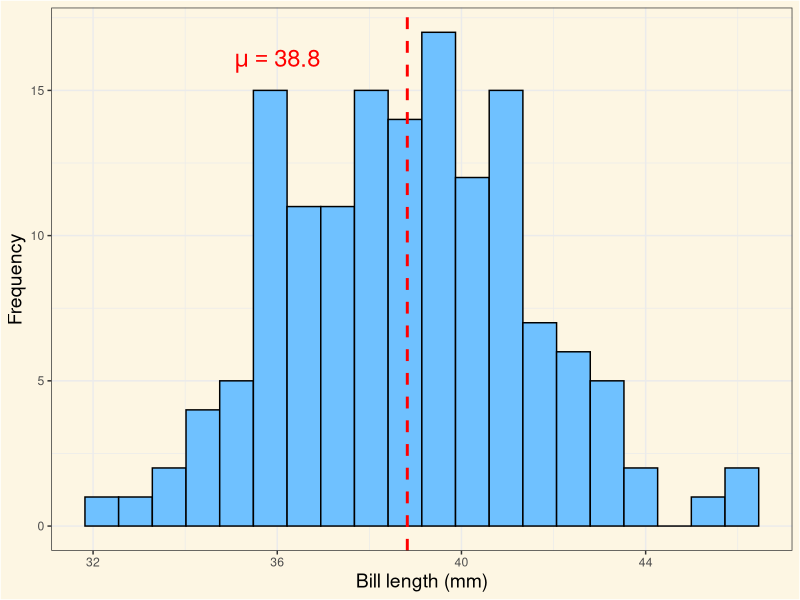
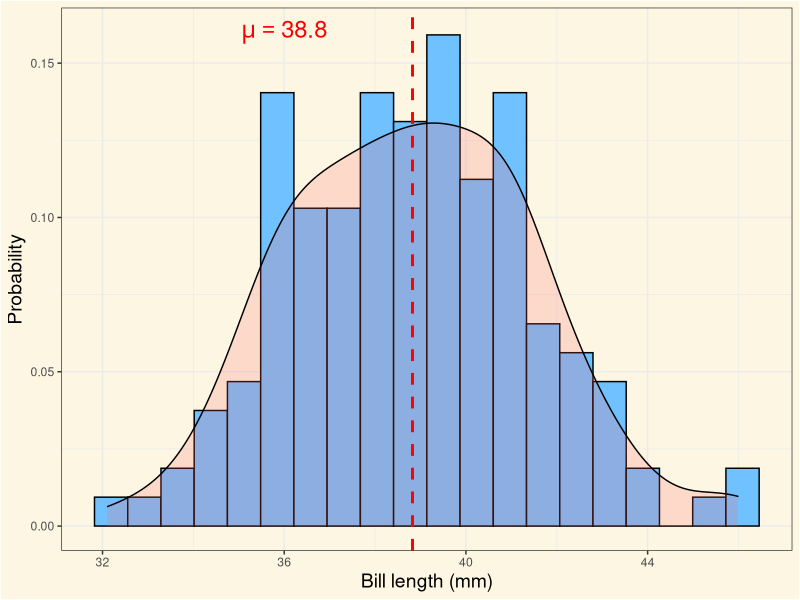
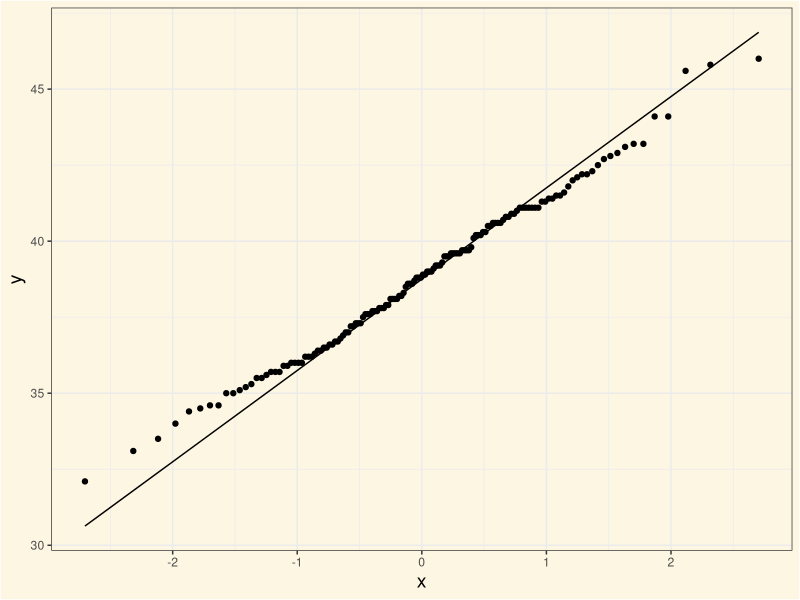
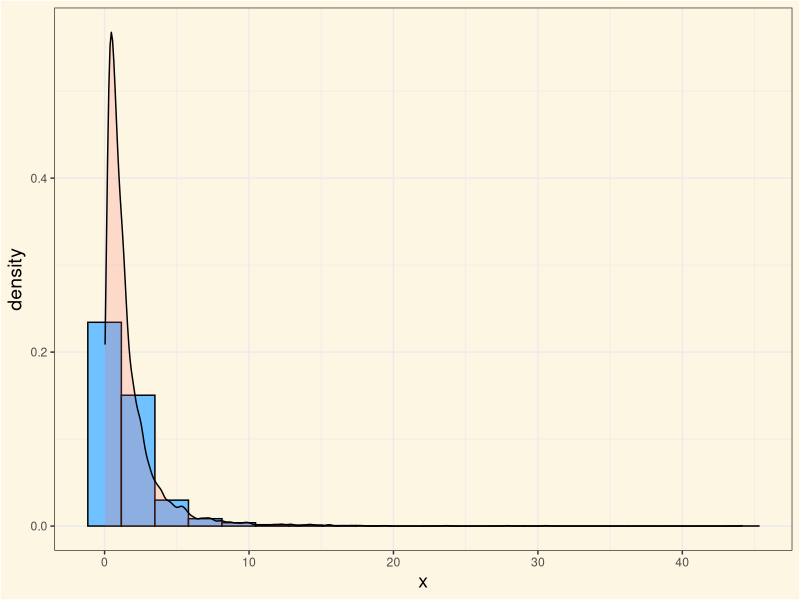
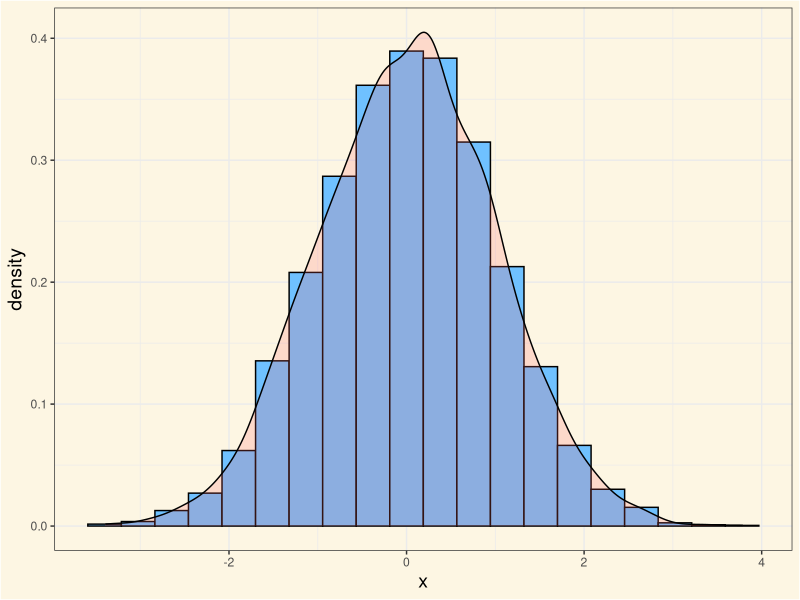
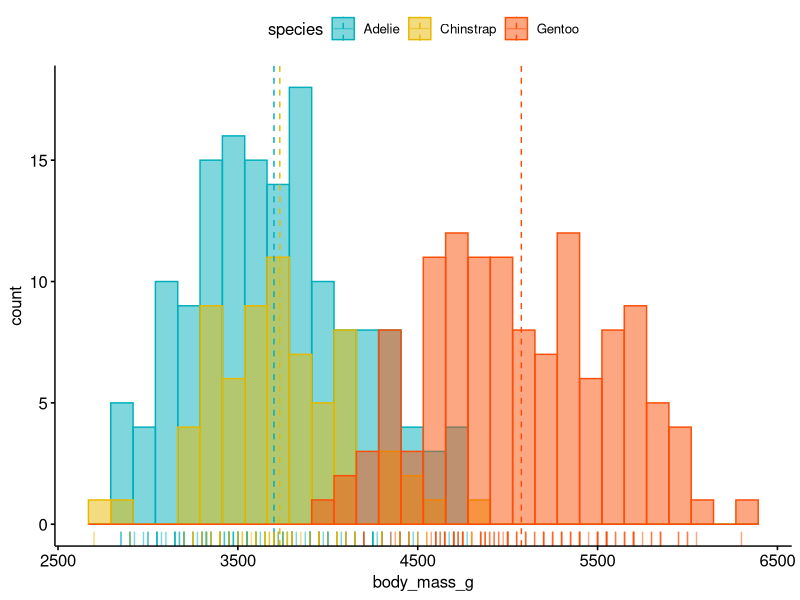
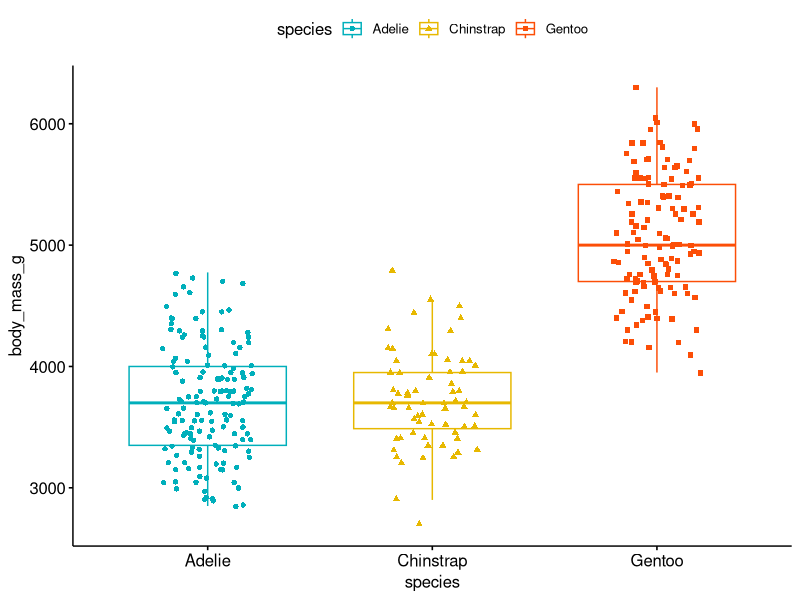
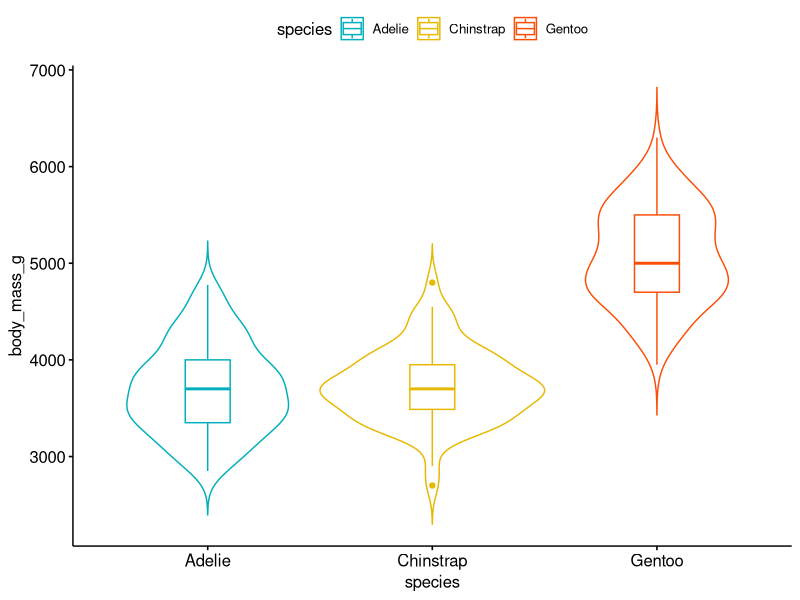

The R source for these figures, in order:
## ---- chunk 1
#| label: theme-set
#| eval: true
library(tidyverse)
library(palmerpenguins)

simple_theme <- theme_bw() +
    theme(
        plot.background = element_rect(fill = "#FDF6E3"),
        panel.background = element_rect(fill = "#FDF6E3"),
        legend.background = element_rect(fill = "#FDF6E3"),
        legend.position = "top",
        axis.title = element_text(size = 14),
        
    )

theme_set(simple_theme)
## ---- chunk 2
#| label: 01-normality
#| eval: true
#| layout-ncol: 2
#| fig-align: center
#| code-fold: true

adelie  <- penguins |> 
  filter(species == "Adelie") |> 
  drop_na()

#Frequency plot
ggplot(adelie, aes(bill_length_mm)) + 
  geom_histogram(color = "black", fill = "#6FC1FF", bins = 20) +
  geom_vline(
    aes(xintercept = mean(bill_length_mm, na.rm = TRUE)), 
    color="red", 
    linetype="dashed", 
    size=1
    ) +
  labs(
    x = "Bill length (mm)",
    y = "Frequency"
  ) +
  annotate(
    "text", label = expression("mu == 38.8"), parse = TRUE,
    x = 36, y = 16, size = 6, colour = "red"
  )

# Density plot
ggplot(adelie, aes(bill_length_mm)) + 
  geom_histogram(aes(y = ..density..), bins = 20, color = "black", fill = "#6FC1FF") + 
  geom_density(alpha=.2, fill="#FF6666") +
  geom_vline(
    aes(xintercept = mean(bill_length_mm, na.rm = TRUE)), 
    color="red", 
    linetype="dashed", 
    size=1
    ) +
  labs(
    x = "Bill length (mm)",
    y = "Probability"
  ) +
  annotate(
    "text", label = expression("mu == 38.8"), parse = TRUE,
    x = 36, y = 0.16, size = 6, colour = "red"
  ) 
## ---- chunk 3
#| label: qqplot-body
#| echo: true
#| eval: true
#| fig-align: center
ggplot(adelie, aes(sample = bill_length_mm)) +
    geom_qq() +
    geom_qq_line()
## ---- chunk 4
#| label: shapiro
#| echo: true
#| eval: true
#| fig-align: center
shapiro.test(adelie$bill_length_mm)
## ---- chunk 5
#| label: lognomals
#| eval: true
#| fig-align: center
#| code-fold: true
#| layout-ncol: 2
#| 
lognormal  <-  data.frame(x = rlnorm(5000, meanlog = 0, sdlog = 1))

ggplot(lognormal, aes(x = x)) +
  geom_histogram(aes(y = after_stat(density)), color = "black", fill = "#6FC1FF", bins = 20) +
  geom_density(alpha=.2, fill="#FF6666")

#Now transform the original log-normal data
normal  <- log(lognormal)

ggplot(normal, aes(x = x)) +
  geom_histogram(aes(y = after_stat(density)), color = "black", fill = "#6FC1FF", bins = 20) +
  geom_density(alpha=.2, fill="#FF6666")
## ---- chunk 6
#| echo: true
library(ggpubr)
## ---- chunk 7
#| label: histogram
#| echo: true
#| eval: true
#| fig-align: center
#| output-location: column-fragment
gghistogram(penguins,
    x = "body_mass_g",
    add = "mean", 
    rug = TRUE,
    color = "species", 
    fill = "species",
    palette = c(
        "#00AFBB", 
        "#E7B800", 
        "#FC4E07"
    )
)
## ---- chunk 8
#| label: boxplot
#| echo: true
#| eval: true
#| fig-align: center
#| output-location: column-fragment
ggboxplot(penguins,
    x = "species", 
    y = "body_mass_g",
    color = "species",
    add = "jitter", 
    shape = "species",
    palette = c(
        "#00AFBB", 
        "#E7B800", 
        "#FC4E07"
    )
)
## ---- chunk 9
#| label: violinplot
#| echo: true
#| eval: true
#| fig-align: center
#| output-location: column-fragment
ggviolin(penguins,
    x = "species", 
    y = "body_mass_g",
    color = "species",
    shape = "species",
    add = "boxplot", 
    palette = c(
        "#00AFBB", 
        "#E7B800", 
        "#FC4E07"
    )
)
## ---- chunk 10
#| label: scatterplot
#| echo: true
#| eval: true
#| fig-align: center
#| output-location: column-fragment
ggscatter(penguins,
    x = "bill_length_mm",
    y = "body_mass_g",
    color = "black", 
    shape = 21, 
    size = 3,
    add = "reg.line", 
    conf.int = TRUE, 
    cor.coef = TRUE,
        add.params = list(
        color = "blue", 
        fill = "lightgray"
        ),
    cor.coeff.args = list(
        method = "pearson", 
        label.x = 30, 
        label.sep = "\n"
        )
)

